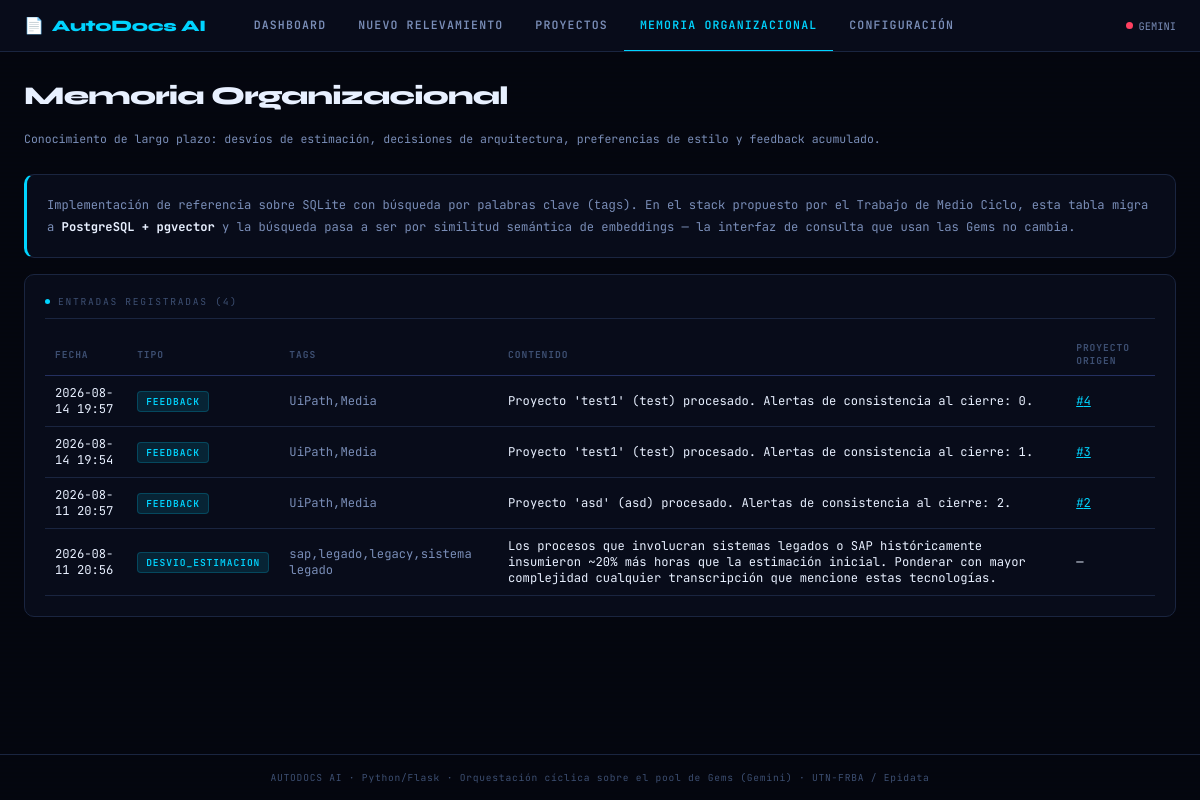
The page /memoria on the database as committed earlier.
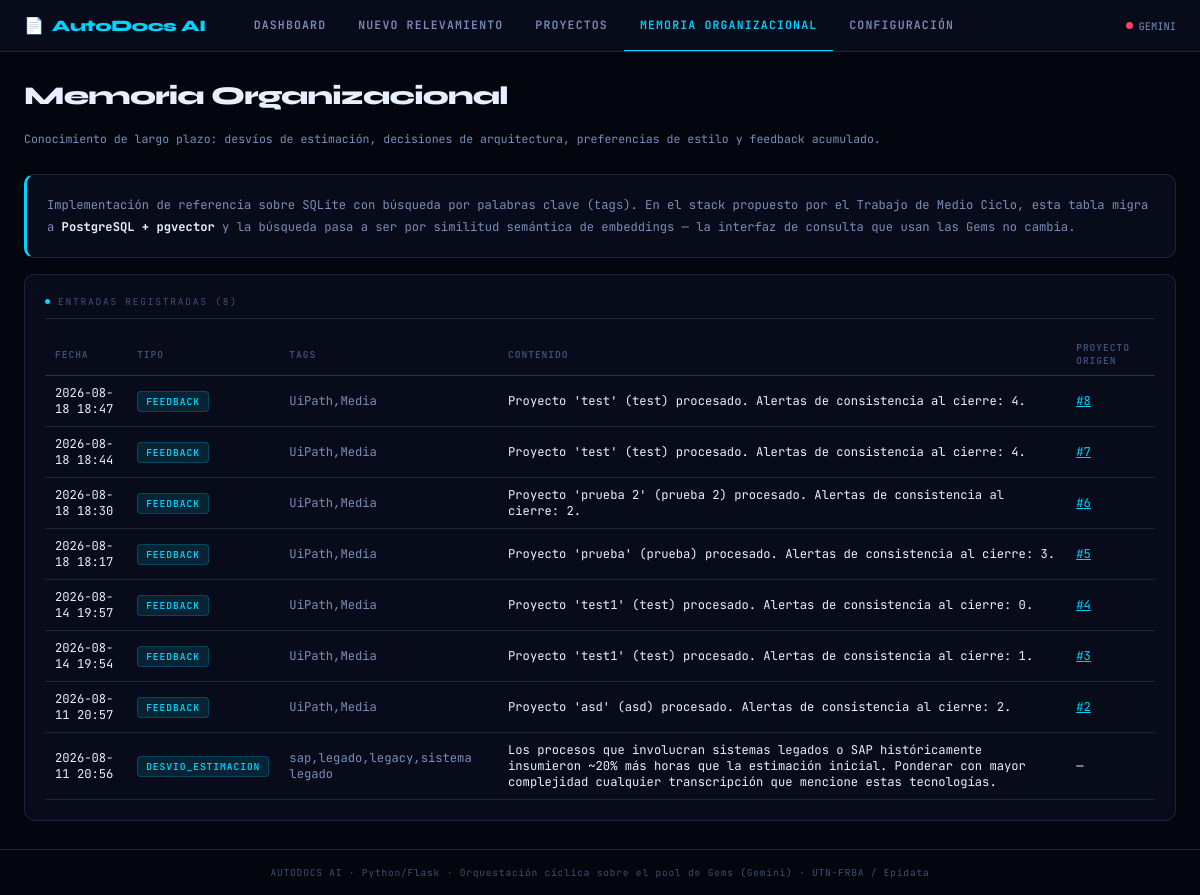
The same page on the database as committed later.
### tables this page shows
CREATE TABLE memoria_organizacional (
    id                INTEGER PRIMARY KEY AUTOINCREMENT,
    tipo              TEXT,     -- desvio_estimacion | decision_arquitectura | preferencia_estilo | feedback
    tags              TEXT,     -- csv de palabras clave para búsqueda (sustituye a la búsqueda vectorial)
    contenido         TEXT NOT NULL,
    proyecto_origen_id INTEGER REFERENCES proyectos(id),
    creado            TEXT DEFAULT CURRENT_TIMESTAMP
);

### ui/app.py (the view)
    @app.route("/memoria")
    def memoria():
        return render_template("memoria.html", entradas=MemoriaService.listar())

### core/db.py (called while the page is built)
def get_conn() -> sqlite3.Connection:
    DB_PATH.parent.mkdir(exist_ok=True)
    conn = sqlite3.connect(DB_PATH)
    conn.row_factory = sqlite3.Row
    conn.execute("PRAGMA foreign_keys = ON")
    return conn

### repositories/memoria_repository.py (called while the page is built)
    @staticmethod
    def listar(limite: int = 100) -> list:
        conn = get_conn()
        rows = conn.execute(
            "SELECT * FROM memoria_organizacional ORDER BY creado DESC LIMIT ?", (limite,)
        ).fetchall()
        conn.close()
        return [dict(r) for r in rows]

### services/memoria_service.py (called while the page is built)
    @staticmethod
    def listar() -> list:
        return MemoriaRepository.listar()

### ui/templates/memoria.html (shortened to what this page needs)
{% extends "base.html" %}
{% block content %}
<div class="page-header">
  <h1>Memoria Organizacional</h1>
  <p>Conocimiento de largo plazo: desvíos de estimación, decisiones de arquitectura, preferencias de estilo y feedback acumulado.</p>
</div>
<div class="panel mb-4" style="border-left:3px solid var(--cyan)">
  <p style="font-size:.76rem; color:var(--text-mid); line-height:1.7">
    Implementación de referencia sobre SQLite con búsqueda por palabras clave (<code>tags</code>).
    En el stack propuesto por el Trabajo de Medio Ciclo, esta tabla migra a
    <strong style="color:var(--text-hi)">PostgreSQL + pgvector</strong> y la búsqueda pasa a ser por
    similitud semántica de embeddings — la interfaz de consulta que usan las Gems no cambia.
  </p>
</div>
<div class="panel">
  <div class="panel-title"><span class="dot"></span>Entradas registradas ({{ entradas|length }})</div>
  <table>
    <thead><tr><th>Fecha</th><th>Tipo</th><th>Tags</th><th>Contenido</th><th>Proyecto origen</th></tr></thead>
    <tbody>
      {% for e in entradas %}
      <tr>
        <td>{{ e.creado[:16] }}</td>
        <td><span class="tag tag-cyan">{{ e.tipo }}</span></td>
        <td style="color:var(--text-mid)">{{ e.tags }}</td>
        <td>{{ e.contenido }}</td>
        <td>{% if e.proyecto_origen_id %}<a href="/resultado/{{ e.proyecto_origen_id }}" style="color:var(--cyan)">#{{ e.proyecto_origen_id }}</a>{% else %}—{% endif %}</td>
      </tr>
      {% else %}
      <tr><td colspan="5" class="result-box empty">Todavía no hay entradas en la memoria organizacional.</td></tr>
      {% endfor %}
    </tbody>
  </table>
</div>
{% endblock %}

### ui/templates/base.html (shortened to what this page needs)
<!DOCTYPE html>
<html lang="es">
<head>
</head>
<body>
<nav>
  <a href="/" class="nav-logo">AutoDocs AI</a>
  <a href="/"                   class="nav-link {% if request.endpoint == 'dashboard' %}active{% endif %}">Dashboard</a>
  <a href="/relevamiento/nuevo" class="nav-link {% if request.endpoint == 'nuevo_relevamiento' %}active{% endif %}">Nuevo Relevamiento</a>
  <a href="/proyectos"          class="nav-link {% if request.endpoint == 'proyectos' %}active{% endif %}">Proyectos</a>
  <a href="/memoria"            class="nav-link {% if request.endpoint == 'memoria' %}active{% endif %}">Memoria Organizacional</a>
  <a href="/configuracion"      class="nav-link {% if request.endpoint == 'configuracion' %}active{% endif %}">Configuración</a>
  <div class="nav-status">
    <div class="status-dot {% if not key_status or not key_status.gemini.ok %}off{% endif %}"></div>
    <span>GEMINI</span>
  </div>
</nav>
<main>
  {% block content %}{% endblock %}
</main>
<footer>AUTODOCS AI · Python/Flask · Orquestación cíclica sobre el pool de Gems (Gemini) · UTN-FRBA / Epidata</footer>
</body>
</html>

### ui/templates/base.html (style rules this page uses)
:root { --bg-void: #04060f; --bg-panel: #080c1a; --bg-card: #0c1220; --bg-input: #101828; --border: #1a2540; --border-hi: #243060; --cyan: #00d4ff; --cyan-dim: #007da0; --green: #00e87a; --green-dim: #006635; --red: #ff4060; --amber: #ffaa00; --text-hi: #e8f0ff; --text-mid: #7a8eb8; --text-lo: #3d4f72; --mono: 'JetBrains Mono', monospace; --display: 'Syne', sans-serif; --radius: 10px; --glow-c: 0 0 20px rgba(0,212,255,.18); --glow-g: 0 0 20px rgba(0,232,122,.18); }
*, *::before, *::after { box-sizing: border-box; margin: 0; padding: 0; }
html { scroll-behavior: smooth; }
body { font-family: var(--mono); background: var(--bg-void); color: var(--text-hi); min-height: 100vh; display: flex; flex-direction: column; background-image: repeating-linear-gradient(0deg, transparent, transparent 2px, rgba(0,0,0,.08) 2px, rgba(0,0,0,.08) 4px); }
nav { display: flex; align-items: center; gap: 0; padding: 0 24px; height: 52px; background: var(--bg-panel); border-bottom: 1px solid var(--border); position: sticky; top: 0; z-index: 100; backdrop-filter: blur(10px); overflow-x: auto; }
.nav-logo { font-family: var(--display); font-size: 1rem; font-weight: 800; color: var(--cyan); letter-spacing: -.02em; margin-right: 32px; display: flex; align-items: center; gap: 8px; text-decoration: none; white-space: nowrap; }
.nav-logo::before { content: '📄'; font-size: 1em; animation: pulse-logo 3s ease-in-out infinite; }
.nav-link { font-family: var(--mono); font-size: .72rem; font-weight: 600; letter-spacing: .1em; text-transform: uppercase; color: var(--text-mid); text-decoration: none; padding: 0 16px; height: 52px; display: flex; align-items: center; border-bottom: 2px solid transparent; transition: color .2s, border-color .2s; white-space: nowrap; }
.nav-link.active { color: var(--cyan); border-bottom-color: var(--cyan); }
.nav-status { display: flex; align-items: center; gap: 6px; font-size: .65rem; color: var(--text-mid); white-space: nowrap; }
.status-dot { width: 7px; height: 7px; border-radius: 50%; background: var(--green); animation: blink 2s ease-in-out infinite; }
.status-dot.off { background: var(--red); animation: none; }
main { flex: 1; padding: 28px 24px; max-width: 1280px; width: 100%; margin: 0 auto; }
.page-header { margin-bottom: 28px; display: flex; align-items: flex-end; justify-content: space-between; gap: 16px; flex-wrap: wrap; }
.page-header h1 { font-family: var(--display); font-size: 1.6rem; font-weight: 800; color: var(--text-hi); letter-spacing: -.03em; }
.page-header p { font-size: .72rem; color: var(--text-mid); margin-top: 4px; }
.panel { background: var(--bg-panel); border: 1px solid var(--border); border-radius: var(--radius); padding: 20px; }
.panel-title { font-size: .6rem; letter-spacing: .18em; text-transform: uppercase; color: var(--text-lo); margin-bottom: 14px; padding-bottom: 10px; border-bottom: 1px solid var(--border); display: flex; align-items: center; gap: 8px; }
.panel-title .dot { width: 5px; height: 5px; border-radius: 50%; background: var(--cyan); }
.tag { display: inline-block; font-size: .6rem; letter-spacing: .1em; text-transform: uppercase; padding: 3px 8px; border-radius: 4px; font-weight: 600; }
.tag-cyan { background: rgba(0,212,255,.12); color: var(--cyan); border: 1px solid rgba(0,212,255,.2); }
table { width: 100%; border-collapse: collapse; font-size: .76rem; }
th { text-align: left; font-size: .6rem; letter-spacing: .1em; text-transform: uppercase; color: var(--text-lo); padding: 8px 10px; border-bottom: 1px solid var(--border-hi); }
td { padding: 9px 10px; border-bottom: 1px solid var(--border); color: var(--text-hi); }
.mb-4 { margin-bottom: 16px; }
footer { text-align: center; padding: 16px; font-size: .6rem; color: var(--text-lo); border-top: 1px solid var(--border); letter-spacing: .08em; }

Rows that differ between the two databases and show on the page:
added memoria_organizacional: creado "2026-08-18 18:47", tipo "FEEDBACK", tags "UiPath,Media", contenido "Proyecto 'test' (test) procesado. Alertas de consistencia al cierre: 4.", proyecto_origen_id "8"
added memoria_organizacional: creado "2026-08-18 18:44", tipo "FEEDBACK", tags "UiPath,Media", contenido "Proyecto 'test' (test) procesado. Alertas de consistencia al cierre: 4.", proyecto_origen_id "7"
added memoria_organizacional: creado "2026-08-18 18:30", tipo "FEEDBACK", tags "UiPath,Media", contenido "Proyecto 'prueba 2' (prueba 2) procesado. Alertas de consistencia al cierre: 2.", proyecto_origen_id "6"
added memoria_organizacional: creado "2026-08-18 18:17", tipo "FEEDBACK", tags "UiPath,Media", contenido "Proyecto 'prueba' (prueba) procesado. Alertas de consistencia al cierre: 3.", proyecto_origen_id "5"
Other text that changed with them:
{{ entradas|length }}: "4" → "8"
